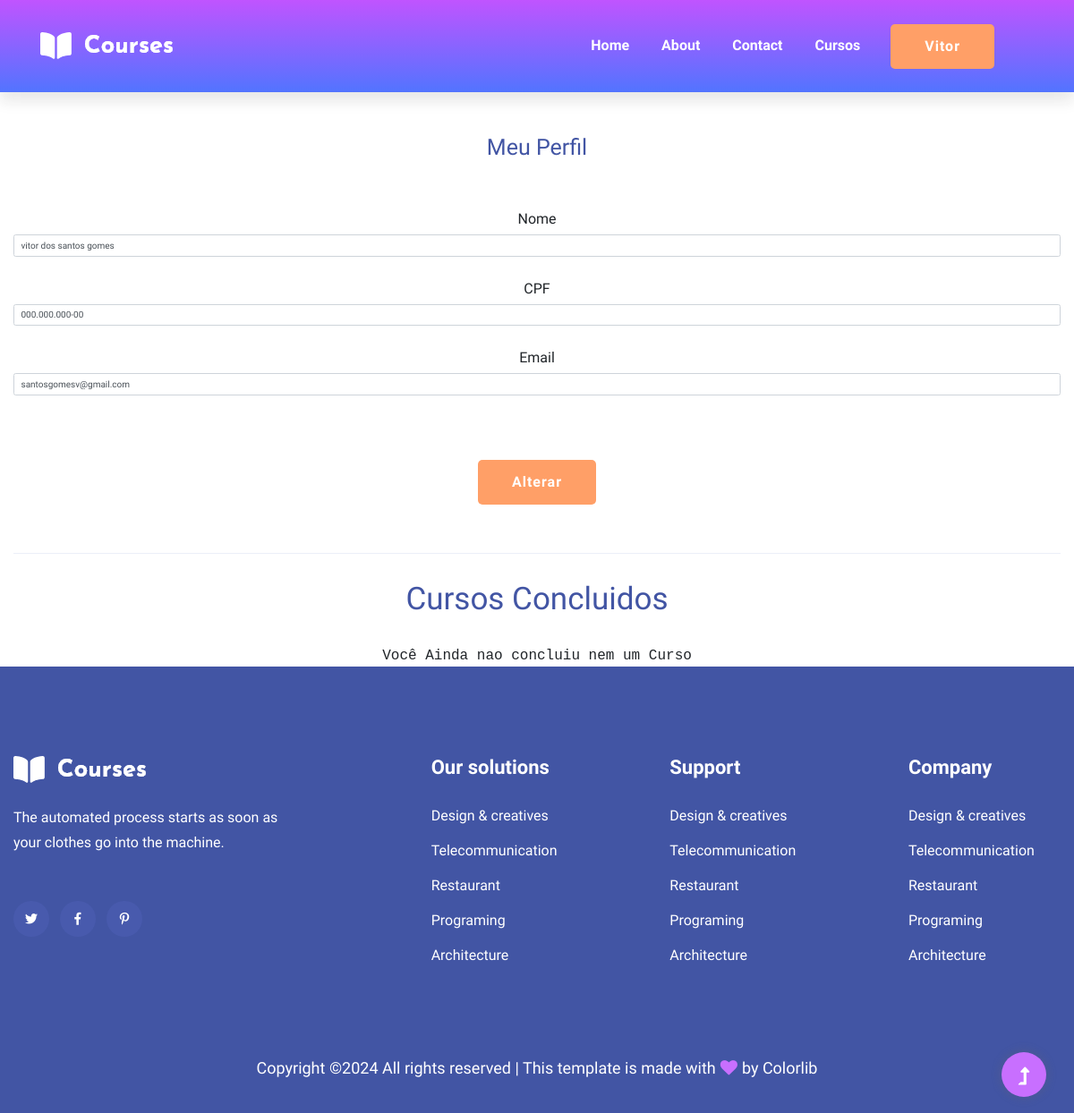
The app's page /area_aluno/ (signed in) with its own data.
### usuarios/models.py (models this page shows)
class USUARIO(AbstractUser):
    cpf = models.CharField(blank=True, max_length=18)

### usuarios/views.py (the view, shortened to what this page needs)
# urls.py: path('area_aluno/',views.area_aluno, name='area_aluno'),
@transaction.atomic
def area_aluno(request):
    if request.method == "GET":
        username = request.user.username
        first_name = request.user.first_name
        cpf = request.user.cpf
        email = request.user.email
        curso_concluido = ProgressoAula.objects.filter(usuario=request.user,baixou_certificado=True)
        return render(request,'area_aluno.html',{
                                                'username':username,
                                                'first_name':first_name,
                                                'cpf': cpf,
                                                'email':email,
                                                'curso_concluido':curso_concluido
                                                    })
    messages.add_message(request, constants.SUCCESS, 'Dados de Usuario Alterado com Sucesso, Faça novamente o Login para Validar')
    return redirect('/login')

### usuarios/templates/area_aluno.html (shortened to what this page needs)
{% extends 'base-novo.html'%}
{% block 'body' %}
    <main class="container text-center">
            <div class="box text-center logar">
                <form method="POST">{% csrf_token %}
                    <div class="logar-form">
                    <h1 class="titulo font-degrade borda-bottom-degrade">Meu Perfil</h2>
                    <br>
                    <br>
                    <label for="name">Nome</label>
                    <input type="text" class="form-control input-cadastro" value="{{first_name}}" name="first_name" placeholder="nome de usuário">
                    <br>
                    <label for="name">CPF</label>
                    <input type="text" class="form-control input-cadastro" data-mask="000.000.000-00"  value="{{cpf}}" name="cpf" id="cpf" placeholder="CPF">
                    <br>
                    <label for="name">Email</label>
                    <input type="text" class="form-control input-cadastro" value="{{email}}" name="email" placeholder="Email">
                    <br>
                    <br>
                </div>
                    <br>
                    <input  type="submit" value="Alterar" class="btn btn-success">
                </form>
            </div>
 <br>
<hr>
<h1 class="display-4">Cursos Concluidos</h1>
          <br>
          <samp>Você Ainda nao concluiu nem um Curso</samp>
          <br>
    </main>
{%endblock%}

### templates/base-novo.html (shortened to what this page needs)
{% load static %}
<!doctype html>
<html class="no-js" lang="zxx">
<head>
    <link rel="stylesheet" href="{% static 'assets/css/bootstrap.min.css' %}">
    <link rel="stylesheet" href="{% static 'assets/css/owl.carousel.min.css' %}">
    <link rel="stylesheet" href="{% static 'assets/css/slicknav.css' %}">
    <link rel="stylesheet" href="{% static 'assets/css/flaticon.css' %}">
    <link rel="stylesheet" href="{% static 'assets/css/progressbar_barfiller.css' %}">
    <link rel="stylesheet" href="{% static 'assets/css/gijgo.css' %}">
    <link rel="stylesheet" href="{% static 'assets/css/animate.min.css' %}">
    <link rel="stylesheet" href="{% static 'assets/css/animated-headline.css' %}">
    <link rel="stylesheet" href="{% static 'assets/css/magnific-popup.css' %}">
    <link rel="stylesheet" href="{% static 'assets/css/fontawesome-all.min.css' %}">
    <link rel="stylesheet" href="{% static 'assets/css/themify-icons.css' %}">
    <link rel="stylesheet" href="{% static 'assets/css/slick.css' %}">
    <link rel="stylesheet" href="{% static 'assets/css/nice-select.css' %}">
    <link rel="stylesheet" href="{% static 'assets/css/style.css' %}">
</head>
<body>
    <header>
        <div class="header-area header-transparent">
            <div class="main-header ">
                <div class="header-bottom  header-sticky sticky-bar">
                    <div class="container-fluid">
                        <div class="row align-items-center">
                            <div class="col-xl-2 col-lg-2">
                                <div class="logo">
                                    <a href="{%url 'principal'%}"><img src="{% static 'assets/img/logo/logo.png' %}"  alt="{% static 'logo-simples.png' %}"></a>
                                </div>
                            </div>
                            <div class="col-xl-10 col-lg-10">
                                <div class="menu-wrapper d-flex align-items-center justify-content-end">
                                    <div class="main-menu d-none d-lg-block">
                                        <nav>
                                            <ul id="navigation">
                                                <li class="active" ><a href="{%url 'principal'%}">Home</a></li>
                                                <li><a href="about.html">About</a></li>
                                                <li><a href="contact.html">Contact</a></li>
                                                {% if user.is_authenticated %}
                                                <li><a href="{% url 'Curso:cursos' %}">Cursos</a></li>
                                                <li><a href="#" class="btn">{{user.username}}</a>
                                                </li>
                                                {% endif %}
                                            </ul>
                                        </nav>
                                    </div>
                                </div>
                            </div>
                            <div class="col-12">
                            </div>
                        </div>
                    </div>
                </div>
            </div>
        </div>
    </header>
    {% block 'body'%}
    {% endblock %}
    <footer>
     <div class="footer-wrappper footer-bg">
        <div class="footer-area footer-padding">
            <div class="container">
                <div class="row justify-content-between">
                    <div class="col-xl-4 col-lg-5 col-md-4 col-sm-6">
                        <div class="single-footer-caption mb-50">
                            <div class="single-footer-caption mb-30">
                                <div class="footer-logo mb-25">
                                    <a href="index.html"><img src="{% static 'assets/img/logo/logo2_footer.png' %}" alt=""></a>
                                </div>
                                <div class="footer-tittle">
                                    <div class="footer-pera">
                                        <p>The automated process starts as soon as your clothes go into the machine.</p>
                                    </div>
                                </div>
                                <div class="footer-social">
                                    <a href="#"><i class="fab fa-twitter"></i></a>
                                    <a href="https://bit.ly/sai4ull"><i class="fab fa-facebook-f"></i></a>
                                    <a href="#"><i class="fab fa-pinterest-p"></i></a>
                                </div>
                            </div>
                        </div>
                    </div>
                    <div class="col-xl-2 col-lg-3 col-md-4 col-sm-5">
                        <div class="single-footer-caption mb-50">
                            <div class="footer-tittle">
                                <h4>Our solutions</h4>
                                <ul>
                                    <li><a href="#">Design & creatives</a></li>
                                    <li><a href="#">Telecommunication</a></li>
                                    <li><a href="#">Restaurant</a></li>
                                    <li><a href="#">Programing</a></li>
                                    <li><a href="#">Architecture</a></li>
                                </ul>
                            </div>
                        </div>
                    </div>
                    <div class="col-xl-2 col-lg-4 col-md-4 col-sm-6">
                        <div class="single-footer-caption mb-50">
                            <div class="footer-tittle">
                                <h4>Support</h4>
                                <ul>
                                    <li><a href="#">Design & creatives</a></li>
                                    <li><a href="#">Telecommunication</a></li>
                                    <li><a href="#">Restaurant</a></li>
                                    <li><a href="#">Programing</a></li>
                                    <li><a href="#">Architecture</a></li>
                                </ul>
                            </div>
                        </div>
                    </div>
                    <div class="col-xl-2 col-lg-3 col-md-4 col-sm-6">
                        <div class="single-footer-caption mb-50">
                            <div class="footer-tittle">
                                <h4>Company</h4>
                                <ul>
                                    <li><a href="#">Design & creatives</a></li>
                                    <li><a href="#">Telecommunication</a></li>
                                    <li><a href="#">Restaurant</a></li>
                                    <li><a href="#">Programing</a></li>
                                    <li><a href="#">Architecture</a></li>
                                </ul>
                            </div>
                        </div>
                    </div>
                </div>
            </div>
        </div>
        <div class="footer-bottom-area">
            <div class="container">
                <div class="footer-border">
                    <div class="row d-flex align-items-center">
                        <div class="col-xl-12 ">
                            <div class="footer-copy-right text-center">
                                <p>
                                  Copyright &copy;<script>document.write(new Date().getFullYear());</script> All rights reserved | This template is made with <i class="fa fa-heart" aria-hidden="true"></i> by <a href="https://colorlib.com" target="_blank">Colorlib</a>
                                  </p>
                              </div>
                          </div>
                      </div>
                  </div>
              </div>
          </div>
      </div>
  </footer>
  <div id="back-top" >
    <a title="Go to Top" href="#"> <i class="fas fa-level-up-alt"></i></a>
</div>
</body>
</html>

### usuarios/templates/area_aluno.html (style rules this page uses)
.logar-form { padding-top: 150px; }
form { position: relative; z-index: 1; }

### records on screen
USUARIO: username "Vitor", first_name "vitor dos santos gomes", cpf "000.000.000-00", email "santosgomesv@gmail.com"
